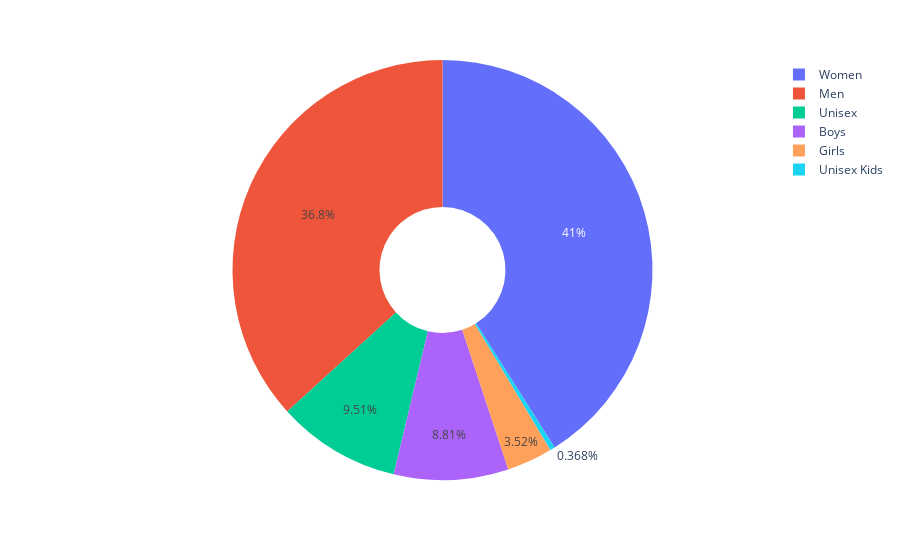

Here is the notebook cell this chart was saved with:
### Code cell
px.pie(df_gender,values='Gender',names= 'index',hole= .3,color='index')

### Figure 1 — Plotly figure (JSON) as saved in the notebook; plotly's stock layout.template omitted (floating-point values rounded to 4 significant figures)
{"data": [{"customdata": [["Women"], ["Men"], ["Unisex"], ["Boys"], ["Girls"], ["Unisex Kids"]], "domain": {"x": [0, 1], "y": [0, 1]}, "hole": 0.3, "hovertemplate": "index=%{customdata[0]}<br>Gender=%{value}<extra></extra>", "labels": ["Women", "Men", "Unisex", "Boys", "Girls", "Unisex Kids"], "legendgroup": "", "marker": {"colors": ["#636efa", "#EF553B", "#00cc96", "#ab63fa", "#FFA15A", "#19d3f3"]}, "name": "", "showlegend": true, "type": "pie", "values": [5126, 4591, 1188, 1100, 440, 46]}], "layout": {"legend": {"tracegroupgap": 0}, "margin": {"t": 60}}}
